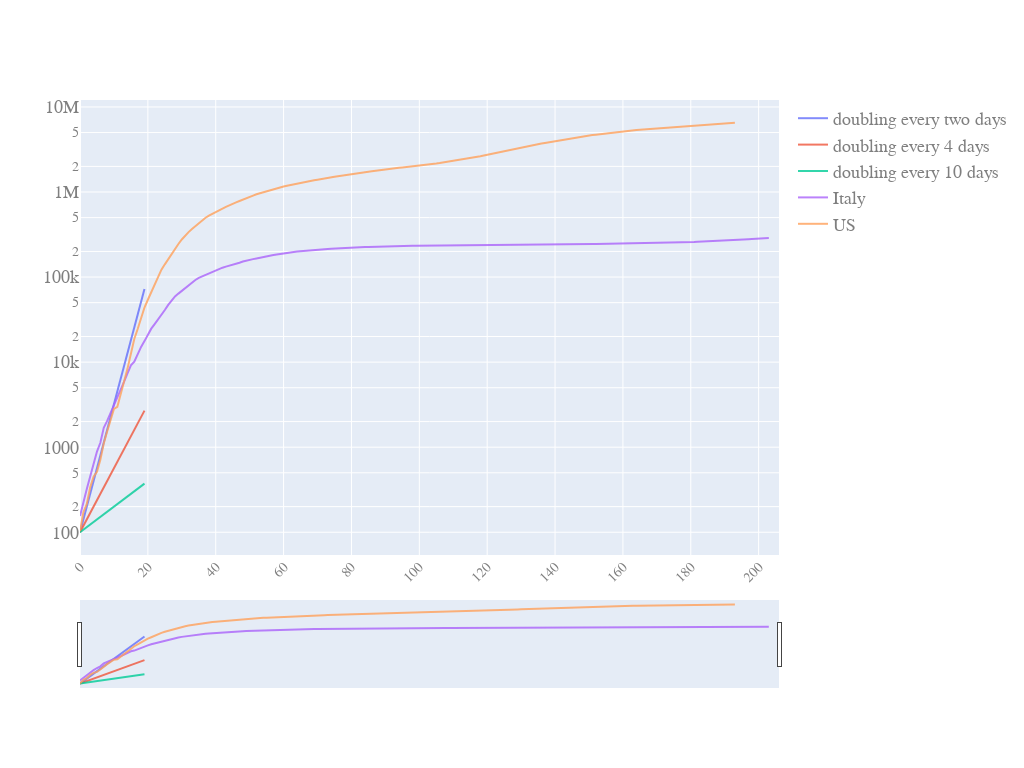

Here is the notebook cell this chart was saved with:
### Code cell
quick_plot(pd_sync_timelines_w_slope.date,
           pd_sync_timelines_w_slope.iloc[:,0:5],
           y_scale='log',
           slider=True)

### Figure 1 — Plotly figure (JSON) as saved in the notebook; plotly's stock layout.template omitted (floating-point values rounded to 4 significant figures; data arrays with more than 128 entries replaced by an {"elided": "..."} marker saying what was removed)
{"data": [{"name": "doubling every two days", "opacity": 0.8, "type": "scatter", "x": {"elided": "207 int values"}, "y": {"elided": "207 float values"}}, {"name": "doubling every 4 days", "opacity": 0.8, "type": "scatter", "x": {"elided": "207 int values"}, "y": {"elided": "207 float values"}}, {"name": "doubling every 10 days", "opacity": 0.8, "type": "scatter", "x": {"elided": "207 int values"}, "y": {"elided": "207 float values"}}, {"name": "Italy", "opacity": 0.8, "type": "scatter", "x": {"elided": "207 int values"}, "y": {"elided": "207 int values"}}, {"name": "US", "opacity": 0.8, "type": "scatter", "x": {"elided": "207 int values"}, "y": {"elided": "207 int values"}}], "layout": {"autosize": true, "font": {"color": "#7f7f7f", "family": "PT Sans, monospace", "size": 18}, "height": 768, "width": 1024, "xaxis": {"nticks": 20, "rangeslider": {"visible": true}, "tickangle": -45, "tickfont": {"color": "#7f7f7f", "size": 14}}, "yaxis": {"type": "log"}}}
